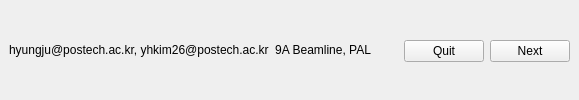
        <widget class="QFrame" name="frame_5">
         <property name="sizePolicy">
          <sizepolicy hsizetype="Preferred" vsizetype="Minimum">
           <horstretch>0</horstretch>
           <verstretch>0</verstretch>
          </sizepolicy>
         </property>
         <property name="frameShape">
          <enum>QFrame::NoFrame</enum>
         </property>
         <property name="frameShadow">
          <enum>QFrame::Raised</enum>
         </property>
         <layout class="QHBoxLayout" name="horizontalLayout_6">
          <property name="leftMargin">
           <number>0</number>
          </property>
          <property name="topMargin">
           <number>0</number>
          </property>
          <property name="rightMargin">
           <number>0</number>
          </property>
          <property name="bottomMargin">
           <number>0</number>
          </property>
          <item>
           <widget class="QFrame" name="frame_6">
            <property name="frameShape">
             <enum>QFrame::NoFrame</enum>
            </property>
            <property name="frameShadow">
             <enum>QFrame::Raised</enum>
            </property>
            <layout class="QHBoxLayout" name="horizontalLayout_7">
             <item>
              <widget class="QLabel" name="label_5">
               <property name="text">
                <string>hyungju@postech.ac.kr, yhkim26@postech.ac.kr</string>
               </property>
               <property name="alignment">
                <set>Qt::AlignLeading|Qt::AlignLeft|Qt::AlignVCenter</set>
               </property>
              </widget>
             </item>
             <item>
              <widget class="QLabel" name="label_11">
               <property name="text">
                <string>9A Beamline, PAL</string>
               </property>
               <property name="alignment">
                <set>Qt::AlignRight|Qt::AlignTrailing|Qt::AlignVCenter</set>
               </property>
               <property name="indent">
                <number>6</number>
               </property>
              </widget>
             </item>
            </layout>
           </widget>
          </item>
          <item>
           <widget class="QFrame" name="frame_7">
            <property name="frameShape">
             <enum>QFrame::NoFrame</enum>
            </property>
            <property name="frameShadow">
             <enum>QFrame::Raised</enum>
            </property>
            <layout class="QHBoxLayout" name="horizontalLayout_5">
             <property name="leftMargin">
              <number>12</number>
             </property>
             <property name="topMargin">
              <number>12</number>
             </property>
             <item>
              <widget class="QPushButton" name="PB_quit">
               <property name="text">
                <string>Quit</string>
               </property>
              </widget>
             </item>
             <item>
              <widget class="QPushButton" name="PB_next_1">
               <property name="text">
                <string>Next</string>
               </property>
              </widget>
             </item>
            </layout>
           </widget>
          </item>
         </layout>
        </widget>
